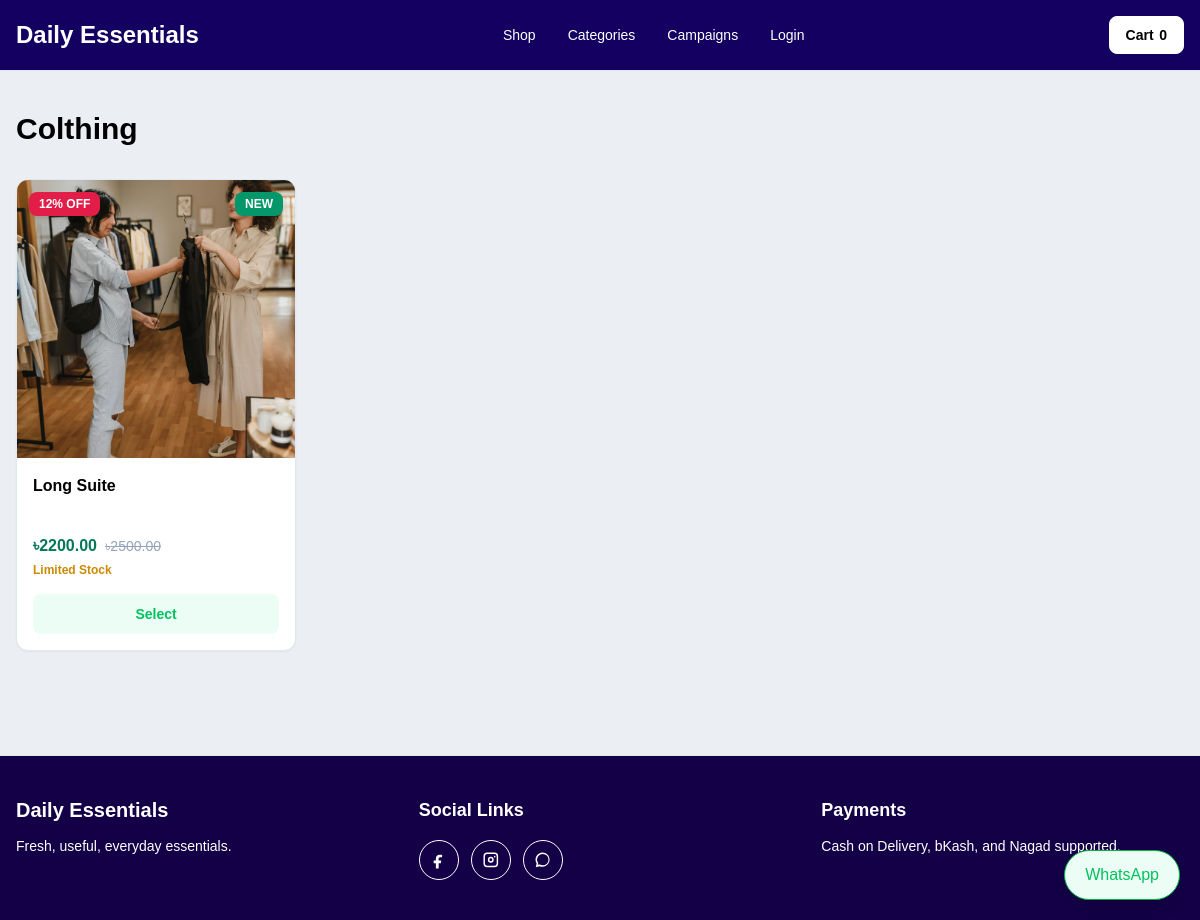
/categories/colthing/, run on the app's committed database.
### settings_manager/models.py (models this page shows, shortened)
class SEOFields(models.Model):
    seo_title = models.CharField(max_length=160, blank=True)
    meta_description = models.TextField(blank=True)
    meta_keywords = models.CharField(max_length=255, blank=True)
    og_image = models.ImageField(upload_to="seo/", blank=True, null=True)
    class Meta:
        abstract = True

class SiteSettings(SEOFields):
    class FontFamily(models.TextChoices):
        INTER = "Inter, Arial, sans-serif", "Inter / Arial"
        POPPINS = "Poppins, Arial, sans-serif", "Poppins"
        ROBOTO = "Roboto, Arial, sans-serif", "Roboto"
        LATO = "Lato, Arial, sans-serif", "Lato"
        GEORGIA = "Georgia, serif", "Georgia"
        SYSTEM = "system-ui, sans-serif", "System UI"
    site_name = models.CharField(
        max_length=120,
        default="Daily Essentials"
    )
    font_family = models.CharField(
        max_length=120,
        choices=FontFamily.choices,
        default=FontFamily.POPPINS,
    )
    body_bg_color = models.CharField(
        max_length=7,
        default="#f8fafc"
    )
    body_text_color = models.CharField(
        max_length=7,
        default="#0f172a"
    )
    heading_color = models.CharField(
        max_length=7,
        default="#0f172a"
    )
    link_color = models.CharField(
        max_length=7,
        default="#047857"
    )
    link_hover_color = models.CharField(
        max_length=7,
        default="#065f46"
    )
    header_bg_color = models.CharField(
        max_length=7,
        default="#ffffff"
    )
    header_text_color = models.CharField(
        max_length=7,
        default="#0f172a"
    )
    header_nav_color = models.CharField(
        max_length=7,
        default="#0f172a"
    )
    header_nav_hover_color = models.CharField(
        max_length=7,
        default="#047857"
    )
    mobile_menu_icon_color = models.CharField(
        max_length=7,
        default="#0f172a"
    )
    header_cart_bg_color = models.CharField(
        max_length=7,
        default="#047857"
    )
    header_cart_text_color = models.CharField(
        max_length=7,
        default="#ffffff"
    )
    header_cart_hover_bg_color = models.CharField(
        max_length=7,
        default="#065f46"
    )
    body_button_bg_color = models.CharField(
        max_length=7,
        default="#047857"
    )
    body_button_text_color = models.CharField(
        max_length=7,
        default="#ffffff"
    )
    body_button_border_color = models.CharField(
        max_length=7,
        default="#047857"
    )
    body_button_hover_bg_color = models.CharField(
        max_length=7,
        default="#065f46"
    )
    body_button_hover_text_color = models.CharField(
        max_length=7,
        default="#ffffff"
    )
    banner_text_color = models.CharField(
        max_length=7,
        default="#ffffff"
    )
    banner_button_text_color = models.CharField(
        max_length=7,
        default="#ffffff"
    )
    footer_bg_color = models.CharField(
        max_length=7,
        default="#ffffff"
    )
    footer_heading_color = models.CharField(
        max_length=7,
        default="#0f172a"
    )
    footer_text_color = models.CharField(
        max_length=7,
        default="#475569"
    )
    footer_link_color = models.CharField(
        max_length=7,
        default="#047857"
    )
    footer_link_hover_color = models.CharField(
        max_length=7,
        default="#065f46"
    )
    footer_social_icon_color = models.CharField(
        max_length=7,
        default="#0f172a"
    )
    footer_social_icon_hover_bg = models.CharField(
        max_length=7,
        default="#047857"
    )
    footer_social_icon_hover_text = models.CharField(
        max_length=7,
        default="#ffffff"
    )
    show_product_shipping_info = models.BooleanField(
        default=True,
        help_text="Show shipping and returns information on product detail pages"
    )
    show_free_shipping_info = models.BooleanField(
        default=True,
        help_text="Show 'Free shipping' message"
    )
    show_cash_on_delivery_info = models.BooleanField(
        default=True,
        help_text="Show 'Cash on delivery' message"
    )
    show_easy_returns_info = models.BooleanField(
        default=True,
        help_text="Show 'Easy returns' message"
    )
    primary_color = models.CharField(
        max_length=7,
        default="#047857"
    )
    secondary_color = models.CharField(
        max_length=7,
        default="#0f172a"
    )
    accent_color = models.CharField(
        max_length=7,
        default="#e11d48"
    )
    facebook_pixel_id = models.CharField(
        max_length=80,
        blank=True
    )
    google_analytics_id = models.CharField(
        max_length=80,
        blank=True
    )
    custom_header_scripts = models.TextField(blank=True)
    custom_footer_scripts = models.TextField(blank=True)
    facebook_url = models.URLField(blank=True)
    instagram_url = models.URLField(blank=True)
    tiktok_url = models.URLField(blank=True)
    youtube_url = models.URLField(blank=True)
    whatsapp_number = models.CharField(
        max_length=32,
        blank=True
    )
    email_enabled = models.BooleanField(default=False)
    class Meta:
        verbose_name = "Site Settings"
        verbose_name_plural = "Site Settings"
    @classmethod
    def load(cls):
        obj, _ = cls.objects.get_or_create(pk=1)
        return obj

### categories/models.py (models this page shows, shortened)
class Category(SEOFields):
    name = models.CharField(max_length=120)
    slug = models.SlugField(unique=True)
    image = models.ImageField(
        upload_to="categories/",
        blank=True,
        null=True,
        help_text="Recommended: square JPG, PNG, or WebP image, at least 600x600px.",
    )
    description = models.TextField(blank=True)
    is_active = models.BooleanField(default=True)
    show_on_home = models.BooleanField(default=False)
    display_order = models.PositiveIntegerField(default=0)
    class Meta:
        ordering = ["display_order", "name"]
        verbose_name_plural = "Categories"

### products/models.py (models this page shows, shortened)
class Product(SEOFields):
    category = models.ForeignKey(Category, on_delete=models.PROTECT, related_name="products")
    name = models.CharField(max_length=180)
    slug = models.SlugField(unique=True)
    short_description = models.CharField(max_length=255, blank=True)
    full_description = CKEditor5Field("Full Description",config_name="default",blank=True,null=True,help_text="Detailed product description with rich text formatting.")
    sku = models.CharField(max_length=80, unique=True)
    price = models.DecimalField(max_digits=10, decimal_places=2)
    discount_price = models.DecimalField(max_digits=10, decimal_places=2, blank=True, null=True)
    stock_quantity = models.PositiveIntegerField(default=0)
    thumbnail = models.ImageField(
        upload_to="products/",
        blank=True,
        null=True,
        help_text="Recommended: square JPG, PNG, or WebP product image, at least 800x800px.",
    )
    size_guide = models.ImageField(
        upload_to="size-guides/",
        blank=True,
        null=True,
        help_text="Optional. Upload a clear JPG, PNG, or WebP size guide image.",
    )
    sizes = models.ManyToManyField(Size, blank=True)
    colors = models.ManyToManyField(Color, blank=True)
    is_active = models.BooleanField(default=True)
    is_featured = models.BooleanField(default=False)
    is_new_arrival = models.BooleanField(default=False)
    is_bestseller = models.BooleanField(default=False)
    is_campaign_product = models.BooleanField(default=False)
    created_at = models.DateTimeField(auto_now_add=True)
    updated_at = models.DateTimeField(auto_now=True)
    objects = ProductQuerySet.as_manager()
    class Meta:
        ordering = ["-created_at"]
    @property
    def current_price(self):
        campaign_price = None
        campaign_discount = self.campaign_discount_percentage
        if campaign_discount:
            campaign_price = self.price - (self.price * campaign_discount / 100)
        prices = [self.price]
        if self.discount_price and self.discount_price < self.price:
            prices.append(self.discount_price)
        if campaign_price and campaign_price < self.price:
            prices.append(campaign_price)
        return min(prices).quantize(self.price)
    @property
    def discount_percentage(self):
        if self.discount_price and self.price and self.discount_price < self.price:
            return round(((self.price - self.discount_price) / self.price) * 100)
        return 0
    @property
    def campaign_discount_percentage(self):
        now = timezone.now()
        campaigns = self.campaigns.filter(is_active=True, discount_percentage__gt=0).filter(
            models.Q(starts_at__isnull=True) | models.Q(starts_at__lte=now),
            models.Q(ends_at__isnull=True) | models.Q(ends_at__gte=now),
        )
        return campaigns.order_by("-discount_percentage").values_list("discount_percentage", flat=True).first() or 0
    @property
    def display_discount_percentage(self):
        return max(self.discount_percentage, self.campaign_discount_percentage)
    @property
    def has_active_discount(self):
        return self.current_price < self.price
    def get_absolute_url(self):
        return reverse("products:detail", args=[self.slug])

### categories/views.py (the view)
# urls.py: path("<slug:slug>/", views.category_products, name="products"),
def category_products(request, slug):
    category = get_object_or_404(Category, slug=slug, is_active=True)
    products = Product.objects.active().filter(category=category)
    return render(request, "categories/category_products.html", {"category": category, "products": products, "seo_object": category})

### templates/categories/category_products.html (shortened to what this page needs)
{% extends "base.html" %}
{% block content %}
<section class="mx-auto max-w-7xl px-4 py-10">
  <h1 class="text-3xl font-bold">{{ category.name }}</h1>
  <div class="mt-8 grid grid-cols-2 gap-4 md:grid-cols-4">
    {% for product in products %}{% include "includes/product_card.html" %}{% empty %}<p class="col-span-full">No products in this category.</p>{% endfor %}
  </div>
</section>
{% endblock %}

### templates/base.html (shortened to what this page needs)
{% load static %}
<!doctype html>
<html lang="en">
<head>
  <script src="https://cdn.tailwindcss.com"></script>
  <link rel="stylesheet" href="{% static 'css/site.css' %}">
</head>
<body class="site-theme">
  <header class="site-navbar sticky top-0 z-50 border-b border-slate-200">
    <div class="mx-auto flex max-w-7xl items-center justify-between px-4 py-4">
      <a href="{% url 'home' %}" class="site-brand text-2xl font-bold">
        {{ site_settings.site_name }}
      </a>
      <nav class="hidden items-center gap-8 text-sm font-medium md:flex">
        <a href="{% url 'products:shop' %}" class="site-nav-link">
          Shop
        </a>
        <a href="{% url 'categories:list' %}" class="site-nav-link">
          Categories
        </a>
        <a href="{% url 'campaigns:list' %}" class="site-nav-link">
          Campaigns
        </a>
        {% if user.is_authenticated %}
          <a href="{% url 'customers:dashboard' %}" class="site-nav-link">
            My Account
          </a>
        {% else %}
          <a href="{% url 'customers:login' %}" class="site-nav-link">
            Login
          </a>
        {% endif %}
      </nav>
      <div class="flex items-center gap-3">
          <a href="{% url 'cart:detail' %}" class="site-cart-btn rounded-lg px-4 py-2 text-sm font-semibold transition">
              <span class="hidden sm:inline">Cart </span>
              <span class="font-bold">{{ cart_item_count }}</span>
          </a>
      </div>
    </div>
  </header>
  <main>
    {% block content %}
    {% endblock %}
  </main>
  <footer class="site-footer mt-16 border-t">
    <div class="mx-auto grid max-w-7xl gap-10 px-4 py-10 md:grid-cols-3">
      <div>
        <h2 class="site-footer-heading text-xl font-bold">
          {{ site_settings.site_name }}
        </h2>
        <p class="mt-3 text-sm">
          Fresh, useful, everyday essentials.
        </p>
      </div>
      <div>
        <h3 class="site-footer-heading text-lg font-semibold">
          Social Links
        </h3>
        <div class="mt-4 flex flex-wrap gap-3">
          {% if site_settings.facebook_url %}
            <a href="{{ site_settings.facebook_url }}"
              class="social-icon-link"
              aria-label="Facebook"
              target="_blank"
              rel="noopener">
              <svg viewBox="0 0 24 24" fill="currentColor" class="h-5 w-5">
                <path d="M14 8.5h2.5V5.2A17 17 0 0 0 13.3 5C10.1 5 8 6.9 8 10.3V13H5v3.7h3V24h3.8v-7.3h3l.5-3.7h-3.5v-2.3c0-1.1.3-2.2 2.2-2.2Z"/>
              </svg>
            </a>
          {% endif %}
          {% if site_settings.instagram_url %}
            <a href="{{ site_settings.instagram_url }}"
              class="social-icon-link"
              aria-label="Instagram"
              target="_blank"
              rel="noopener">
            </a>
          {% endif %}
          {% if site_settings.whatsapp_number %}
            <a href="https://wa.me/{{ site_settings.whatsapp_number }}"
              class="social-icon-link"
              aria-label="WhatsApp"
              target="_blank"
              rel="noopener">
              <svg viewBox="0 0 24 24" fill="currentColor" class="h-5 w-5">
                <path d="M12 2a9.8 9.8 0 0 0-8.4 14.9L2.4 22l5.2-1.2A9.8 9.8 0 1 0 12 2Zm0 2a7.8 7.8 0 0 1 0 15.6 7.7 7.7 0 0 1-4-1.1l-.4-.2-2.4.6.6-2.4-.3-.4A7.8 7.8 0 0 1 12 4Z"/>
              </svg>
            </a>
          {% endif %}
        </div>
      </div>
      <div>
        <h3 class="site-footer-heading text-lg font-semibold">
          Payments
        </h3>
        <p class="mt-3 text-sm">
          Cash on Delivery, bKash, and Nagad supported.
        </p>
      </div>
    </div>
  </footer>
  {% if site_settings.whatsapp_number %}
    <a href="https://wa.me/{{ site_settings.whatsapp_number }}"
       class="site-btn fixed bottom-5 right-5 z-50 rounded-full px-5 py-3 shadow-lg">
      WhatsApp
    </a>
  {% endif %}
</body>
</html>

### templates/includes/product_card.html (shortened to what this page needs)
{% load static %}
<article class="group flex h-full flex-col overflow-hidden rounded-xl border border-slate-200 bg-white shadow-sm transition hover:border-emerald-300 hover:shadow-md">
  <a href="{{ product.get_absolute_url }}" class="relative block aspect-square overflow-hidden bg-slate-100">
    {% if product.thumbnail %}
      <img src="{{ product.thumbnail.url }}" alt="{{ product.name }}" class="h-full w-full object-cover transition duration-300 group-hover:scale-110">
    {% else %}
      <img src="{% static 'img/placeholder.svg' %}" alt="{{ product.name }}" class="h-full w-full object-cover">
    {% endif %}
    {% if product.display_discount_percentage %}
      <span class="absolute left-3 top-3 rounded-lg bg-rose-600 px-2.5 py-1 text-xs font-bold text-white shadow-md">{{ product.display_discount_percentage }}% OFF</span>
    {% endif %}
    {% if product.is_new_arrival %}
      <span class="absolute right-3 top-3 rounded-lg bg-emerald-600 px-2.5 py-1 text-xs font-bold text-white shadow-md">NEW</span>
    {% endif %}
  </a>
  <div class="flex flex-1 flex-col p-4">
    <a href="{{ product.get_absolute_url }}" class="line-clamp-2 min-h-12 font-semibold text-slate-900 hover:text-emerald-700">{{ product.name }}</a>
    <div class="mt-3 flex items-center gap-2">
      <span class="font-bold text-emerald-700">৳{{ product.current_price }}</span>
      {% if product.has_active_discount %}
        <span class="text-sm text-slate-400 line-through">৳{{ product.price }}</span>
      {% endif %}
    </div>
    <p class="mt-1 text-xs text-slate-600">
      {% if product.stock_quantity > 5 %}
        <span class="text-green-600 font-semibold">In Stock</span>
      {% elif product.stock_quantity > 0 %}
        <span class="text-yellow-600 font-semibold">Limited Stock</span>
      {% else %}
        <span class="text-slate-400">Out of Stock</span>
      {% endif %}
    </p>
    <div class="mt-auto flex gap-2 pt-4">
      {% if product.stock_quantity <= 0 %}
        <button class="flex-1 rounded-lg bg-slate-400 px-4 py-2.5 text-sm font-semibold text-white" disabled>Out of Stock</button>
      {% elif product.sizes.all or product.colors.all %}
        <a href="{{ product.get_absolute_url }}" class="flex-1 rounded-lg bg-emerald-700 px-4 py-2.5 text-center text-sm font-semibold text-white transition hover:bg-emerald-800">Select</a>
      {% endif %}
    </div>
  </div>
</article>

### data on the page
SiteSettings: site_name "Daily Essentials"
Category: name "Colthing"
Product: thumbnail (picture), display_discount_percentage "12", is_new_arrival "NEW", name "Long Suite", current_price "2200.00", price "2500.00", stock_quantity "Limited Stock"

### other printed values
{{ cart_item_count }} "0"
